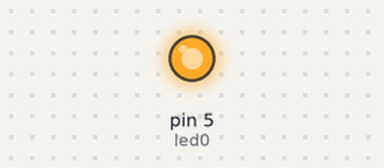
A sketch run on a simulated Arduino Uno, built with avr-gcc and run on an emulated ATmega328P. On the bench: output pins drawn as LEDs (lit = HIGH).

Above: at 0.1 s.
At 11.9 s:
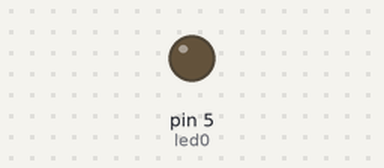
Timing chart, 0 to 13.4 s (numbered marks = the images above):
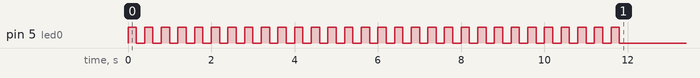

The sketch:

007-1_Array_8LEDs.ino
```cpp
/**********************************************************************************
**                              Array de 8 LEDs                                  **
**********************************************************************************/
//********** Includes *************************************************************
//********** Variables ************************************************************
const int led0 = 5;          // donar nom al pin 5 de l’Arduino


//********** Setup ****************************************************************
void setup()
{
  pinMode(led0, OUTPUT);     // definir el pin 5 com una sortida

 for (int a=0;a<30;a++){

  digitalWrite(led0, HIGH);     // posar a 0V el pin 5
  delay(200);
  digitalWrite(led0, LOW);     // posar a 0V el pin 5
  delay(200);
 }
}
//********** Loop *****************************************************************
void loop()
{


 }
//********** Funcions *************************************************************
```
